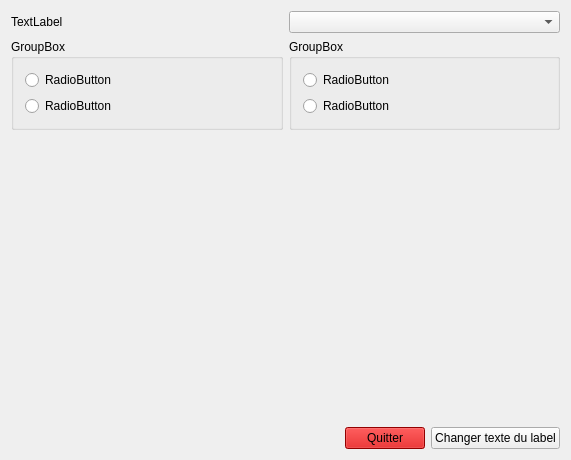
<?xml version="1.0" encoding="UTF-8"?>
<ui version="4.0">
 <class>Widget</class>
 <widget class="QWidget" name="Widget">
  <property name="geometry">
   <rect>
    <x>0</x>
    <y>0</y>
    <width>571</width>
    <height>460</height>
   </rect>
  </property>
  <property name="windowTitle">
   <string>Widget</string>
  </property>
  <property name="styleSheet">
   <string notr="true">background-images: (file:///home/USERS/ELEVES/SNIR2017/tpare/SNIR2/Qt/Qt_premier_projet/Monsieur_Simier.jpeg);
</string>
  </property>
  <layout class="QVBoxLayout" name="verticalLayout_3">
   <item>
    <layout class="QHBoxLayout" name="horizontalLayout">
     <item>
      <widget class="QLabel" name="label">
       <property name="baseSize">
        <size>
         <width>0</width>
         <height>0</height>
        </size>
       </property>
       <property name="text">
        <string>TextLabel</string>
       </property>
      </widget>
     </item>
     <item>
      <widget class="QComboBox" name="comboBox"/>
     </item>
    </layout>
   </item>
   <item>
    <layout class="QHBoxLayout" name="horizontalLayout_4">
     <item>
      <widget class="QGroupBox" name="groupBox">
       <property name="title">
        <string>GroupBox</string>
       </property>
       <layout class="QVBoxLayout" name="verticalLayout">
        <item>
         <widget class="QRadioButton" name="radioButton">
          <property name="text">
           <string>RadioButton</string>
          </property>
         </widget>
        </item>
        <item>
         <widget class="QRadioButton" name="radioButton_2">
          <property name="text">
           <string>RadioButton</string>
          </property>
         </widget>
        </item>
       </layout>
      </widget>
     </item>
     <item>
      <widget class="QGroupBox" name="groupBox_2">
       <property name="title">
        <string>GroupBox</string>
       </property>
       <layout class="QVBoxLayout" name="verticalLayout_2">
        <item>
         <widget class="QRadioButton" name="radioButton_4">
          <property name="text">
           <string>RadioButton</string>
          </property>
         </widget>
        </item>
        <item>
         <widget class="QRadioButton" name="radioButton_3">
          <property name="text">
           <string>RadioButton</string>
          </property>
         </widget>
        </item>
       </layout>
      </widget>
     </item>
    </layout>
   </item>
   <item>
    <spacer name="verticalSpacer">
     <property name="orientation">
      <enum>Qt::Vertical</enum>
     </property>
     <property name="sizeHint" stdset="0">
      <size>
       <width>20</width>
       <height>166</height>
      </size>
     </property>
    </spacer>
   </item>
   <item>
    <layout class="QHBoxLayout" name="horizontalLayout_3">
     <item>
      <spacer name="horizontalSpacer_2">
       <property name="orientation">
        <enum>Qt::Horizontal</enum>
       </property>
       <property name="sizeHint" stdset="0">
        <size>
         <width>168</width>
         <height>20</height>
        </size>
       </property>
      </spacer>
     </item>
     <item>
      <layout class="QHBoxLayout" name="horizontalLayout_2">
       <item>
        <widget class="QPushButton" name="pushButton">
         <property name="styleSheet">
          <string notr="true">background-color: rgb(204, 0, 0);
font: 9pt &quot;Noto Sans CJK JP&quot;;</string>
         </property>
         <property name="text">
          <string>Quitter</string>
         </property>
        </widget>
       </item>
       <item>
        <widget class="QPushButton" name="ChangeTextlabel">
         <property name="text">
          <string>Changer texte du label</string>
         </property>
        </widget>
       </item>
      </layout>
     </item>
    </layout>
   </item>
  </layout>
 </widget>
 <layoutdefault spacing="6" margin="11"/>
 <resources/>
 <connections>
  <connection>
   <sender>pushButton</sender>
   <signal>clicked()</signal>
   <receiver>Widget</receiver>
   <slot>close()</slot>
   <hints>
    <hint type="sourcelabel">
     <x>221</x>
     <y>279</y>
    </hint>
    <hint type="destinationlabel">
     <x>180</x>
     <y>191</y>
    </hint>
   </hints>
  </connection>
 </connections>
</ui>
